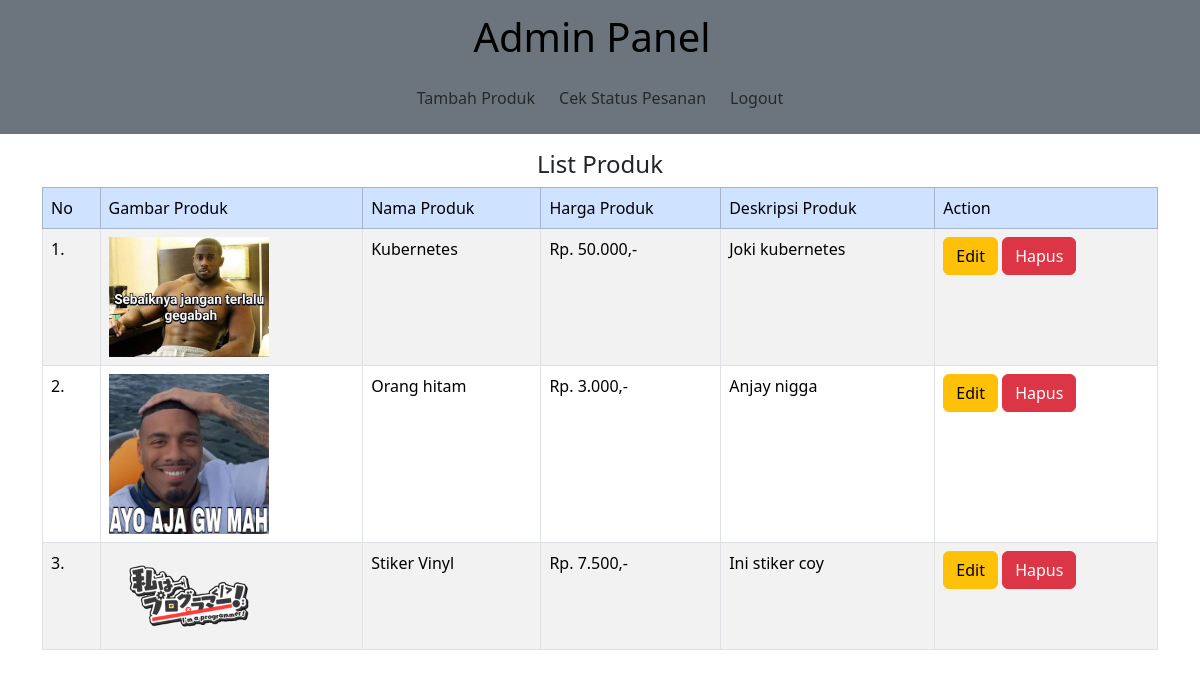
The app's page /admin/index.php with its own data.
### tables this page shows
CREATE TABLE `tb_produk` (
  `id_produk` int(11) NOT NULL,
  `nama_produk` varchar(30) NOT NULL,
  `harga_produk` int(10) NOT NULL,
  `deskripsi_produk` varchar(50) NOT NULL,
  `gambar_produk` varchar(100) NOT NULL
);

### admin/index.php (the view, shortened to what this page needs)
<?php
include('../config.php');
$query = mysqli_query($config, "SELECT * FROM tb_produk");
$data = mysqli_fetch_all($query, MYSQLI_ASSOC);
?>
<!DOCTYPE html>
<html lang="en">
<head>
    <link rel="stylesheet" href="../lib/css/main.css">
    <link rel="stylesheet" href="../lib/css/bootstrap.min.css">
</head>
<body>
    <nav class="navbar navbar-expand-md d-flex flex-row bg-secondary">
        <div class="container-fluid d-flex flex-column">
            <div class="d-flex flex-row justify-content-between">
                <a class="navbar-brand" href="./">
                    <h1>Admin Panel</h1>
                </a>
            </div>
            <div class="collapse navbar-collapse" id="navbarSupportedContent">
                <div class="d-flex flex-column">
                    <div class="justify-content-center  align-self-center mb-1">
                        <ul class="navbar-nav me-auto mb-2 mb-lg-0">
                            <li class="nav-item p-1">
                                <a class="nav-link" aria-current="page" href="?page=tambah">Tambah Produk</a>
                            </li>
                            <li class="nav-item p-1">
                                <a class="nav-link" href="?page=check">Cek Status Pesanan</a>
                            </li>
                            <li class="nav-item p-1">
                                <a class="nav-link" href="../">Logout</a>
                            </li>
                        </ul>
                    </div>
                </div>
            </div>
        </div>
    </nav>
    <div class="container d-flex flex-column justify-content-center">
        <h4 class="text-center mt-3">List Produk</h4>
        <table class="table table-striped table-bordered">
            <thead class="table-primary">
                <td>No</td>
                <td>Gambar Produk</td>
                <td>Nama Produk</td>
                <td>Harga Produk</td>
                <td>Deskripsi Produk</td>
                <td>Action</td>
            </thead>
            <?php
            $no = 1;
            ?>
            <?php foreach ($data as $data) : ?>
                <tr>
                <td>
                    <?php
                    echo $no++ .".";
                    ?>
                </td>
                    <td>
                        <div class="product-img">
                            <img src="../assets/uploads/<?php echo $data['gambar_produk'] ?>" alt="">
                        </div>
                    </td>
                    <td><?php echo $data['nama_produk']?></td>
                    <td>Rp. <?php echo number_format($data['harga_produk'], 0, ',', '.')?>,-</td>
                    <td><?php echo $data['deskripsi_produk']?></td>
                    <td>
                        <a href="./?page=update&id=<?php echo $data['id_produk'] ?>" class="btn btn-warning mb-1">Edit</a>
                        <a href="./delete.php?id=<?php echo $data['id_produk'] ?>" class="btn btn-danger mb-1" onclick="return confirm('Anda yakin menghapus produk ini?');">Hapus</a>
                    </td>
                </tr>
            <?php endforeach; ?>
        </table>
    </div>
</body>
</html>

### records on screen
tb_produk: gambar_produk (picture), nama_produk "Kubernetes", harga_produk "50.000", deskripsi_produk "Joki kubernetes"
tb_produk: gambar_produk (picture), nama_produk "Orang hitam", harga_produk "3.000", deskripsi_produk "Anjay nigga"
tb_produk: gambar_produk (picture), nama_produk "Stiker Vinyl", harga_produk "7.500", deskripsi_produk "Ini stiker coy"
